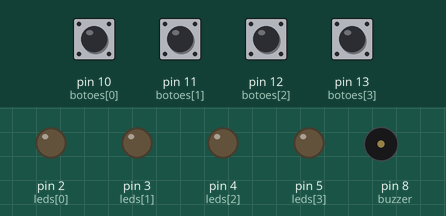
Recording of a sketch running on a simulated Arduino Uno, built with avr-gcc and run on an emulated ATmega328P. On the bench: output pins drawn as LEDs (lit = HIGH), buzzer (waves = sounding). Dashed ring = blinking. Inputs (shaded band) come from the test bench; at power-on: pin 10 (botoes[0]), pin 11 (botoes[1]), pin 12 (botoes[2]), pin 13 (botoes[3]) HIGH. Random numbers use the default seed unless the sketch sets one.

Above: at 3.0 s.
3.1 s: pin 11 (botoes[1]) pulled LOW for 0.15 s
At 3.2 s:
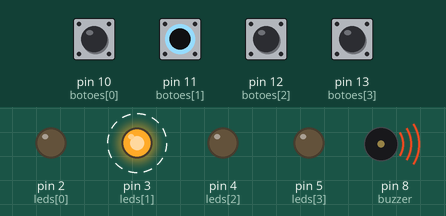
At 7.07 s:
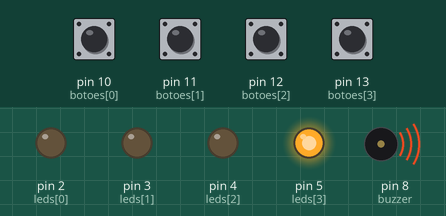
Timing chart, 0 to 8.8 s (numbered marks = the images above; inputs shaded):
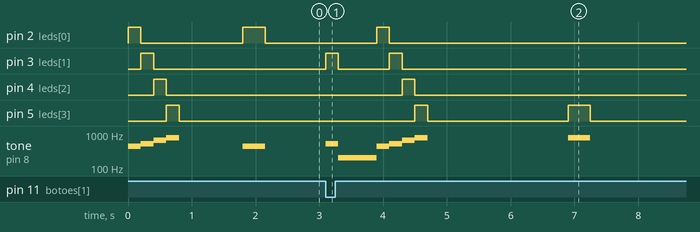

The sketch:

arduino-memory-game.ino
```cpp
// Jogo da Memória (Genius / Simon) para Arduino

// Pinos dos LEDs e Botões correspondentes
int leds[] = {2, 3, 4, 5};
int botoes[] = {10, 11, 12, 13};
int buzzer = 8;

// Frequências das notas de cada botão/LED (Dó, Ré, Mi, Fá)
int tons[] = {440, 523, 659, 784};

// Variáveis de controle do jogo
int sequencia[20];
int nivel = 0;

void setup() {
  // Inicialização de entradas e saídas
  for (int i = 0; i < 4; i++) {
    pinMode(leds[i], OUTPUT);
    pinMode(botoes[i], INPUT_PULLUP); // Resistor interno de pull-up ativo
  }

  pinMode(buzzer, OUTPUT);
  randomSeed(analogRead(A0)); // Seed de aleatoriedade lendo porta analógica solta
  start();
}

void loop() {
  gerarSequencia();
  mostrarSequencia();

  // Verifica se o jogador acertou a sequência deste nível
  if (verificarJogada()) {
    delay(600);
    nivel++;
  } else {
    somErro();
    nivel = 0;
    delay(1200);
  }
}

// Gera a próxima nota aleatória da sequência
void gerarSequencia() {
  sequencia[nivel] = random(0, 4);
}

// Pisca os LEDs e toca os tons na sequência gerada
void mostrarSequencia() {
  for (int i = 0; i <= nivel; i++) {
    tocarLED(sequencia[i], 350);
    delay(200);
  }
}

// Ativa o LED e o som correspondente por um tempo determinado
void tocarLED(int indice, int tempo) {
  digitalWrite(leds[indice], HIGH);
  tone(buzzer, tons[indice]);
  delay(tempo);
  noTone(buzzer);
  digitalWrite(leds[indice], LOW);
}

// Aguarda e lê qual botão foi pressionado pelo jogador
int lerBotao() {
  while (true) {
    for (int i = 0; i < 4; i++) {
      if (digitalRead(botoes[i]) == LOW) { // Botão pressionado vai para nível LOW
        tocarLED(i, 200);
        return i;
      }
    }
  }
}

// Compara as jogadas do usuário com a sequência armazenada
bool verificarJogada() {
  for (int i = 0; i <= nivel; i++) {
    int botao = lerBotao();
    if (botao != sequencia[i]) {
      return false;
    }
  }
  return true;
}

// Som e animação de erro (quando erra a rodada)
void somErro() {
  tone(buzzer, 200);
  delay(600);
  noTone(buzzer);
  start();
}

// Sequência inicial de inicialização/reset do jogo
void start() {
  for (int i = 0; i < 4; i++) {
    digitalWrite(leds[i], HIGH);
    tone(buzzer, tons[i]);
    delay(200);
    noTone(buzzer);
    digitalWrite(leds[i], LOW);
  }
  delay(1000);
}
```

Measured:
- after the input at 3.1 s, pin 2 (leds[0]): LOW → HIGH after 0.80 s, → LOW 0.20 s later; pin 3 (leds[1]): alternates HIGH for 0.20 s and LOW for 0.80 s, 4 changes in all, then stays LOW, starting at once
- by itself, tone on pin 8 (buzzer): plays 440 Hz for 0.20 s, 523 Hz for 0.20 s, 659 Hz for 0.20 s, 784 Hz for 0.20 s, 440 Hz for 0.35 s
